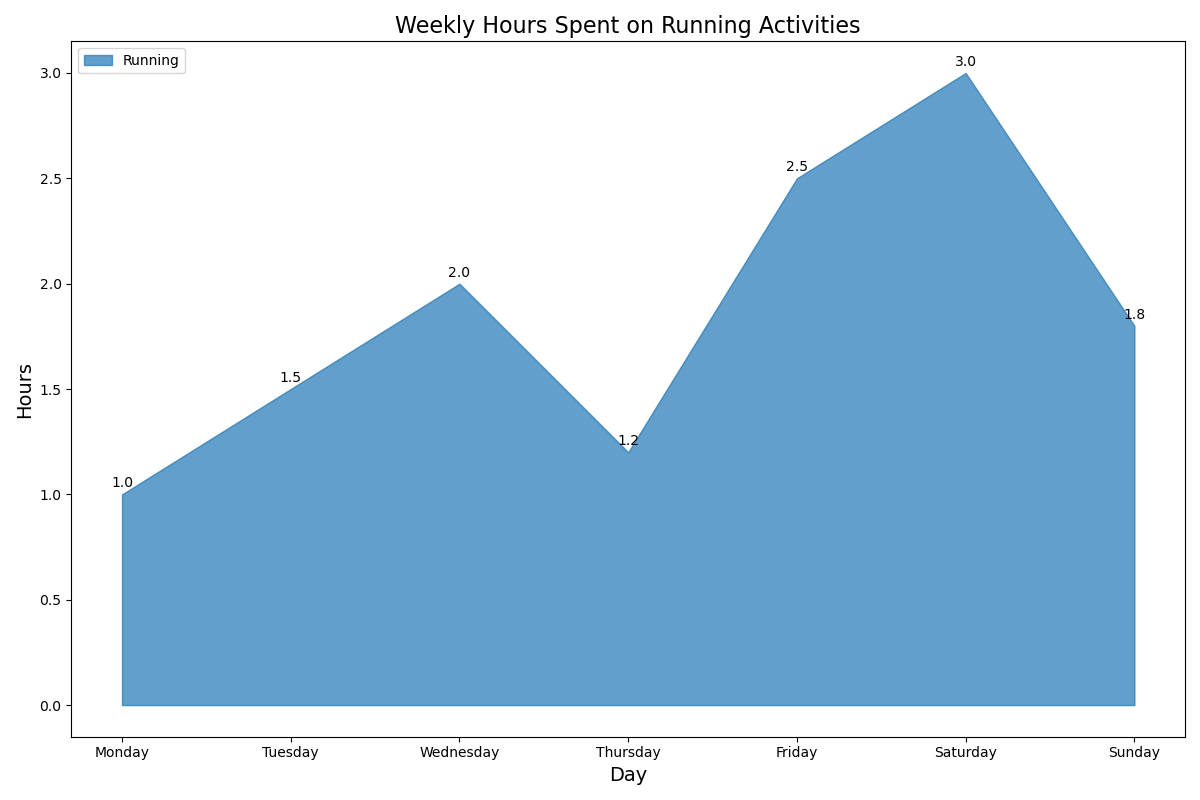

The Python source for this figure:
import matplotlib.pyplot as plt
import pandas as pd

# Data
data = {
    'Day': ['Monday', 'Tuesday', 'Wednesday', 'Thursday', 'Friday', 'Saturday', 'Sunday'],
    'Running': [1, 1.5, 2, 1.2, 2.5, 3, 1.8],
    'Cycling': [2, 2.5, 3, 2.8, 3.5, 4, 2.7],
    'Swimming': [0.5, 1, 1.5, 1.2, 2, 2.5, 1.3],
    'Weightlifting': [1, 1.5, 2, 1.8, 2.5, 3, 1.6]
}

# Create DataFrame
df = pd.DataFrame(data)

# Plot
fig, ax = plt.subplots(figsize=(12, 8))

# Plot area chart for Running
ax.fill_between(df['Day'], df['Running'], color='#1f77b4', alpha=0.7, label='Running')

# Annotations
for i, txt in enumerate(df['Running']):
    ax.annotate(txt, (df['Day'][i], df['Running'][i]), textcoords="offset points", xytext=(0, 5), ha='center')

# Chart customization
ax.set_title('Weekly Hours Spent on Running Activities', fontsize=16)
ax.set_xlabel('Day', fontsize=14)
ax.set_ylabel('Hours', fontsize=14)
ax.legend(loc='upper left')

# Show plot
plt.tight_layout()
plt.show()
